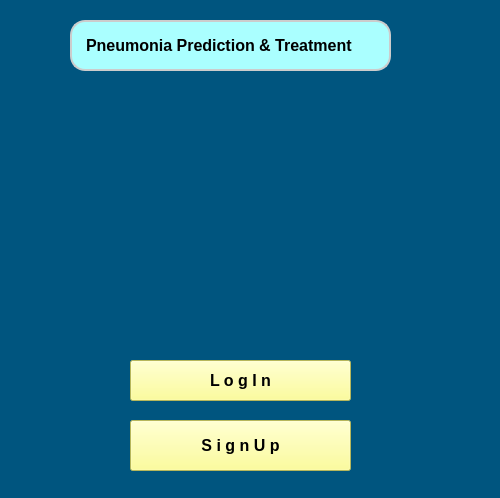
<?xml version="1.0" encoding="UTF-8"?>
<ui version="4.0">
 <class>Form</class>
 <widget class="QWidget" name="Form">
  <property name="geometry">
   <rect>
    <x>0</x>
    <y>0</y>
    <width>500</width>
    <height>498</height>
   </rect>
  </property>
  <property name="windowTitle">
   <string>Form</string>
  </property>
  <property name="styleSheet">
   <string notr="true">backgraound-color:rgb(165, 255, 69)</string>
  </property>
  <widget class="QWidget" name="widget" native="true">
   <property name="geometry">
    <rect>
     <x>0</x>
     <y>0</y>
     <width>500</width>
     <height>500</height>
    </rect>
   </property>
   <property name="styleSheet">
    <string notr="true">background-color: rgb(0, 85, 127);</string>
   </property>
   <widget class="QLabel" name="label">
    <property name="geometry">
     <rect>
      <x>90</x>
      <y>80</y>
      <width>281</width>
      <height>251</height>
     </rect>
    </property>
    <property name="styleSheet">
     <string notr="true">background-image: url(:/newPrefix/Downloads/PneumTrack logo.jpeg);</string>
    </property>
    <property name="text">
     <string/>
    </property>
    <property name="pixmap">
     <pixmap resource="../bg.qrc">:/newPrefix/Downloads/PneumTrack logo.jpeg</pixmap>
    </property>
    <property name="scaledContents">
     <bool>true</bool>
    </property>
   </widget>
   <widget class="QLabel" name="label_2">
    <property name="geometry">
     <rect>
      <x>70</x>
      <y>20</y>
      <width>321</width>
      <height>51</height>
     </rect>
    </property>
    <property name="font">
     <font>
      <pointsize>-1</pointsize>
      <weight>75</weight>
      <bold>true</bold>
     </font>
    </property>
    <property name="styleSheet">
     <string notr="true">background-color: rgb(170, 255, 255);
padding:2px,3px;
border: 2px solid #ccc; /* Add a border for the text field */
  border-radius: 15px; /* Adjust the border-radius to control the curve */
  padding: 10px; /* Add padding for better spacing */
  width: 200px; /* Adjust the width as needed */
  font-size: 16px;</string>
    </property>
    <property name="text">
     <string>Pneumonia Prediction &amp; Treatment</string>
    </property>
   </widget>
   <widget class="QPushButton" name="pushButton">
    <property name="geometry">
     <rect>
      <x>130</x>
      <y>360</y>
      <width>221</width>
      <height>41</height>
     </rect>
    </property>
    <property name="font">
     <font>
      <pointsize>12</pointsize>
      <weight>75</weight>
      <bold>true</bold>
     </font>
    </property>
    <property name="styleSheet">
     <string notr="true">background-color: rgb(255, 255, 127);</string>
    </property>
    <property name="text">
     <string>L o g I n</string>
    </property>
   </widget>
   <widget class="QPushButton" name="pushButton_2">
    <property name="geometry">
     <rect>
      <x>130</x>
      <y>420</y>
      <width>221</width>
      <height>51</height>
     </rect>
    </property>
    <property name="font">
     <font>
      <pointsize>12</pointsize>
      <weight>75</weight>
      <bold>true</bold>
     </font>
    </property>
    <property name="styleSheet">
     <string notr="true">background-color: rgb(255, 255, 127);</string>
    </property>
    <property name="text">
     <string>S i g n U p</string>
    </property>
   </widget>
  </widget>
 </widget>
 <resources>
  <include location="../bg.qrc"/>
 </resources>
 <connections/>
</ui>
